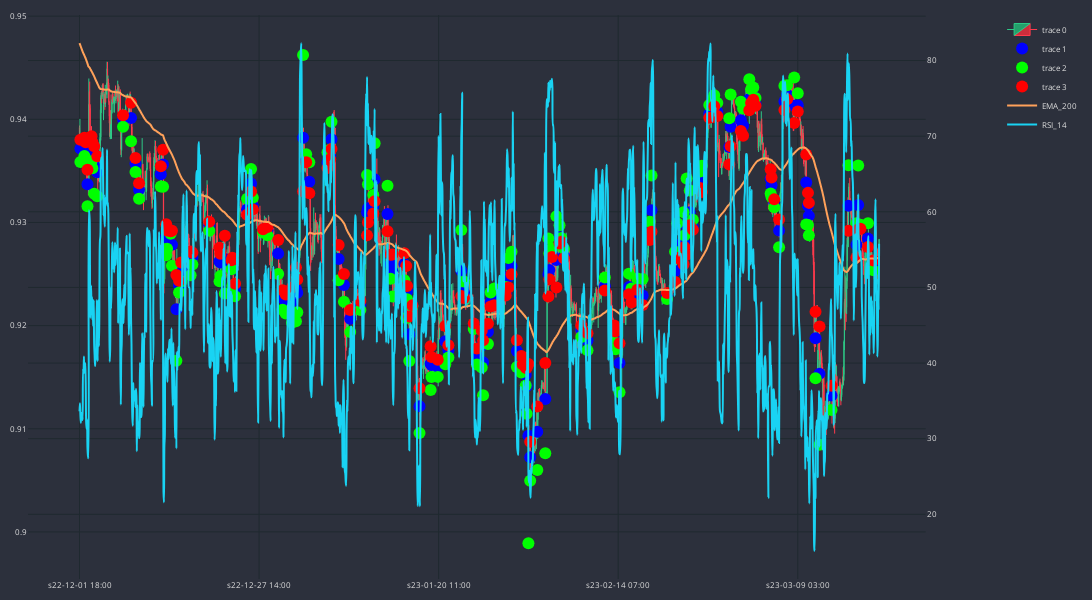

The notebook cell this image was saved under:
### Code cell
df_plot = df_slim#.iloc[-100:]
cp = CandlePlot(df_plot, candles=True)

trades = cp.df_plot[cp.df_plot.SIGNAL != NONE]

markers = ['close', 'TP', 'SL']
marker_colors = ['#0000FF', '#00FF00', '#FF0000']

for i in range(3):
    cp.fig.add_trace(go.Scatter(
        x = trades.sTime,
        y = trades[markers[i]],
        mode = 'markers',
        marker=dict(color=marker_colors[i], size=12)
    ))

cp.show_plot(line_traces=["EMA_200"], sec_traces=['RSI_14'], height=600,width=1600)

### Figure 1 — Plotly figure (JSON) as saved in the notebook; plotly's stock layout.template omitted (floating-point values rounded to 4 significant figures; data arrays with more than 128 entries replaced by an {"elided": "..."} marker saying what was removed)
{"data": [{"close": {"elided": "1800 float values"}, "decreasing": {"fillcolor": "#CC2E3C", "line": {"color": "#FF3A4C"}}, "high": {"elided": "1800 float values"}, "increasing": {"fillcolor": "#24A06B", "line": {"color": "#2EC886"}}, "line": {"width": 1}, "low": {"elided": "1800 float values"}, "opacity": 1, "open": {"elided": "1800 float values"}, "type": "candlestick", "x": {"elided": "1800 str values"}}, {"marker": {"color": "#0000FF", "size": 12}, "mode": "markers", "type": "scatter", "x": {"elided": "151 str values"}, "y": {"elided": "151 float values"}}, {"marker": {"color": "#00FF00", "size": 12}, "mode": "markers", "type": "scatter", "x": {"elided": "151 str values"}, "y": {"elided": "151 float values"}}, {"marker": {"color": "#FF0000", "size": 12}, "mode": "markers", "type": "scatter", "x": {"elided": "151 str values"}, "y": {"elided": "151 float values"}}, {"line": {"shape": "spline", "width": 2}, "name": "EMA_200", "type": "scatter", "x": {"elided": "1800 str values"}, "xaxis": "x", "y": {"elided": "1800 float values"}, "yaxis": "y"}, {"line": {"shape": "spline", "width": 2}, "name": "RSI_14", "type": "scatter", "x": {"elided": "1800 str values"}, "xaxis": "x", "y": {"elided": "1800 float values"}, "yaxis": "y2"}], "layout": {"font": {"color": "#e1e1e1", "size": 8}, "height": 600, "margin": {"b": 10, "l": 10, "r": 10, "t": 10}, "paper_bgcolor": "#2c303c", "plot_bgcolor": "#2c303c", "width": 1600, "xaxis": {"anchor": "y", "domain": [0, 0.94], "gridcolor": "#1f292f", "nticks": 5, "rangeslider": {"visible": false}}, "yaxis": {"anchor": "x", "domain": [0, 1], "gridcolor": "#1f292f"}, "yaxis2": {"anchor": "x", "gridcolor": "#1f292f", "overlaying": "y", "side": "right"}}}
